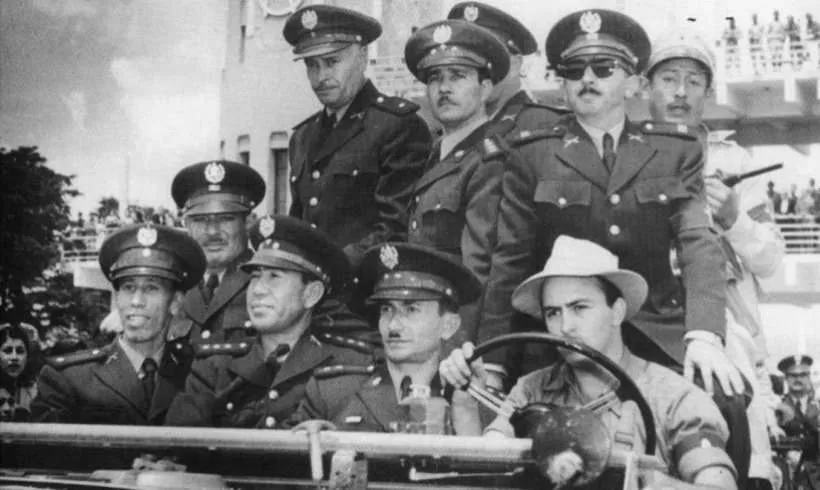
#> input picture assets/originales/original_IMG_3326.webp, 820 x 490 px; its folder holds 3 pictures in this run
$ python web_assets.py
#> lines starting #> are read from the running program, lines starting #| are printed output that depends on the picture
"""Imágenes para la web. Nada se amplía ni se inventa: resolución nativa.
Uso: python scripts/web_assets.py
- Bordes: quita marcos uniformes (capturas con bordes grises o blancos) y las líneas finas que dejan los escaneos
  en el canto; después recorta un margen mínimo de seguridad para que ningún borde quede sucio.
- Fotos: blanco y negro con un virado cálido muy leve. Documentos: color de papel natural, algo desaturado.
- Profundidad (_d): mapa de Depth Anything V2 (scripts/da_base.onnx) suavizado, para el relieve sutil de las fotos.
- Prensa Libre: recorte de prensa bajo el titular (la marca de agua de la hemeroteca queda fuera).
- multitud (último folio): capa del sujeto y fondo rellenado para el paralaje, más fondo desenfocado.
- p_*: copias para el muro de archivo de la portada (imágenes que no salen en las diapositivas).
Salida: web/img/*.webp y web/img/medidas.json
"""
import json, pathlib, hashlib
import numpy as np, cv2
from PIL import Image, ImageOps, ImageFilter

root = pathlib.Path(__file__).resolve().parent.parent
O, X, P = root / 'assets' / 'originales', root / 'assets' / 'externas', root / 'assets' / 'procesadas'
V2 = O / 'v2'
cache = root / 'assets' / 'hd'; cache.mkdir(parents=True, exist_ok=True)
out = root / 'web' / 'img'; out.mkdir(parents=True, exist_ok=True)
for f in out.glob('*'): f.unlink()

def trim(im, tol=7, maxf=.12):
    """Quita bordes uniformes (marcos de captura) por cada lado."""
    a = np.asarray(im.convert('L')).astype(np.float32); h, w = a.shape
    def uniform(line): return line.std() < tol
    t, b, l, r = 0, h, 0, w
    while t < h * maxf and uniform(a[t, l:r]): t += 1
    while b > h * (1 - maxf) and uniform(a[b - 1, l:r]): b -= 1
    while l < w * maxf and uniform(a[t:b, l]): l += 1
    while r > w * (1 - maxf) and uniform(a[t:b, r - 1]): r -= 1
    return im.crop((l, t, r, b))

def edges(im, maxf=.045, jump=20, extra=.009):
    """Líneas y bandas en el canto (filo del papel, sombra del escáner): se corta tras el último salto brusco
    cerca del borde y luego un margen fijo pequeño."""
    a = np.asarray(im.convert('L')).astype(np.float32); h, w = a.shape
    def cut(prof):
        n = len(prof); lim = max(3, int(n * maxf)); c = 0
        for i in range(lim):
            if abs(prof[i] - prof[min(n - 1, i + 3)]) > jump: c = i + 3
        return c
    rows, cols = a[:, int(w * .1):int(w * .9)].mean(1), a[int(h * .1):int(h * .9), :].mean(0)
    t, b = cut(rows), cut(rows[::-1]); l, r = cut(cols), cut(cols[::-1])
    ex, ey = round(w * extra), round(h * extra)
    return im.crop((l + ex, t + ey, w - r - ex, h - b - ey))

def mono(im, cutoff=.3):
    g = ImageOps.autocontrast(im.convert('L'), cutoff=cutoff)
    l = np.asarray(g).astype(np.float32) / 255
    return (np.clip(np.stack([l, l * .978 + .004, l * .94 + .01], -1), 0, 1) * 255).astype(np.uint8)

def paper(im, sat=.55):
    a = np.asarray(im.convert('RGB')).astype(np.float32)
    g = a.mean(-1, keepdims=True); return np.clip(g + (a - g) * sat, 0, 255).astype(np.uint8)

def save(arr, name, q=92, alpha=None):
    im = Image.fromarray(arr) if alpha is None else Image.fromarray(np.dstack([arr, alpha]), 'RGBA')
    im.save(out / f'{name}.webp', 'WEBP', quality=q, method=6); return im.size

# ---------- profundidad ----------
_sess = None
def depth_map(rgb, name):
    """Profundidad inversa 0..1 (1 = cerca), suavizada y ensanchada hacia delante para que el relieve no rasgue."""
    key = hashlib.md5(rgb.tobytes()).hexdigest()[:12]; cf = cache / f'{name}_{key}.npy'
    if cf.exists(): d = np.load(cf)
    else:
        global _sess
        if _sess is None:
            import onnxruntime as ort
            _sess = ort.InferenceSession(str(root / 'scripts' / 'da_base.onnx'), providers=['CPUExecutionProvider'])
        g = cv2.cvtColor(rgb, cv2.COLOR_RGB2GRAY); h, w = g.shape; d = np.zeros((h, w), np.float32)
        for long in (518, 770):
            s = long / max(h, w); H = max(14, round(h * s / 14) * 14); W = max(14, round(w * s / 14) * 14)
            x = cv2.resize(np.stack([g] * 3, -1), (W, H), interpolation=cv2.INTER_AREA).astype(np.float32) / 255
            x = ((x - [0.485, 0.456, 0.406]) / [0.229, 0.224, 0.225]).transpose(2, 0, 1)[None].astype(np.float32)
            r = _sess.run(None, {_sess.get_inputs()[0].name: x})[0].squeeze()
            r = (r - np.percentile(r, 2)) / (np.percentile(r, 99) - np.percentile(r, 2) + 1e-6)
            d += cv2.resize(np.clip(r, 0, 1).astype(np.float32), (w, h), interpolation=cv2.INTER_CUBIC)
        d /= 2; np.save(cf, d)
    h, w = d.shape; s = 512 / max(h, w); size = (max(8, round(w * s)), max(8, round(h * s)))
    d = cv2.resize(d, size, interpolation=cv2.INTER_AREA)
    d = cv2.bilateralFilter(d.astype(np.float32), 9, .1, 6)
    k = max(3, round(min(size) * .018)) | 1
    d = cv2.dilate(d, cv2.getStructuringElement(cv2.MORPH_ELLIPSE, (k, k)))   # el primer plano se ensancha un poco
    d = cv2.GaussianBlur(d, (0, 0), min(size) * .012)
    d = (d - d.min()) / (d.max() - d.min() + 1e-6)
    Image.fromarray((d * 255).astype(np.uint8)).save(out / f'{name}_d.webp', 'WEBP', quality=90, method=6)

sizes = {}
def photo(name, src, crop=None, q=88, depth=True, blur=0, maxside=None):
    im = Image.open(src).convert('RGB')
    if crop: im = im.crop(crop)
    im = edges(trim(im))
    if blur: im = im.filter(ImageFilter.GaussianBlur(blur))   # destramado leve de fotos impresas en semitono
    if maxside and max(im.size) > maxside: im.thumbnail((maxside, maxside), Image.LANCZOS)
    arr = mono(im); sizes[name] = save(arr, name, q)
    if depth: depth_map(arr, name)
    return im

def doc(name, src, crop=None, sat=.55, q=92, clean=True):
    im = Image.open(src).convert('RGB')
    if crop: im = im.crop(crop)
    im = trim(im)
    if clean: im = edges(im, extra=.004)
    sizes[name] = save(paper(im, sat), name, q); return im

# --- fotografías de las diapositivas (con relieve) ---
photo('jeep', O / 'original_IMG_3326.webp')
#> in photo, im is the input picture: PIL image 820x490 RGB; mean R, G, B 124.5, 124.5, 124.5
#> after the loop in trim, `while t < h * maxf and uniform(a[t, l:r]): t += 1`: t = 0
#> after the loop in trim, `while b > h * (1 - maxf) and uniform(a[b - 1, l:r]): b -= 1`: b = 490
#> after the loop in trim, `while l < w * maxf and uniform(a[t:b, l]): l += 1`: l = 0
#> after the loop in trim, `while r > w * (1 - maxf) and uniform(a[t:b, r - 1]): r -= 1`: r = 820
#> in edges, `rows, cols = a[:, int(w * .1):int(w * .9)].mean(1), a[int(h * .1):int(..`: rows = 490 values, max 214.1 at index 0, min 78.93 at index 467, mean 122.1; cols = 820 values, max 200.4 at index 766, min 56.85 at index 0, mean 121.6
#> in cut, `n = len(prof)`: n = 490
#> in cut, `lim = max(3, int(n * maxf))`: lim = 22
#> in edges, `t, b = (cut(rows), cut(rows[::-1]))`: t = 0; b = 18
#> in edges, `l, r = (cut(cols), cut(cols[::-1]))`: l = 0
#> in depth_map, `key = hashlib.md5(rgb.tobytes()).hexdigest()[:12]`: key = 'f73d6ac62249'
#> (the call stopped at in depth_map, `_sess = ort.InferenceSession(str(root / 'scripts' / 'da_base.onnx'), p..`: onnxruntime is not available in this run)
photo('castillo', X / 'castillo_oficial.jpg', blur=.6, maxside=1700)
#> call 2 of photo, with name = 'castillo', q = 88, depth = True, blur = 0.6, maxside = 1700
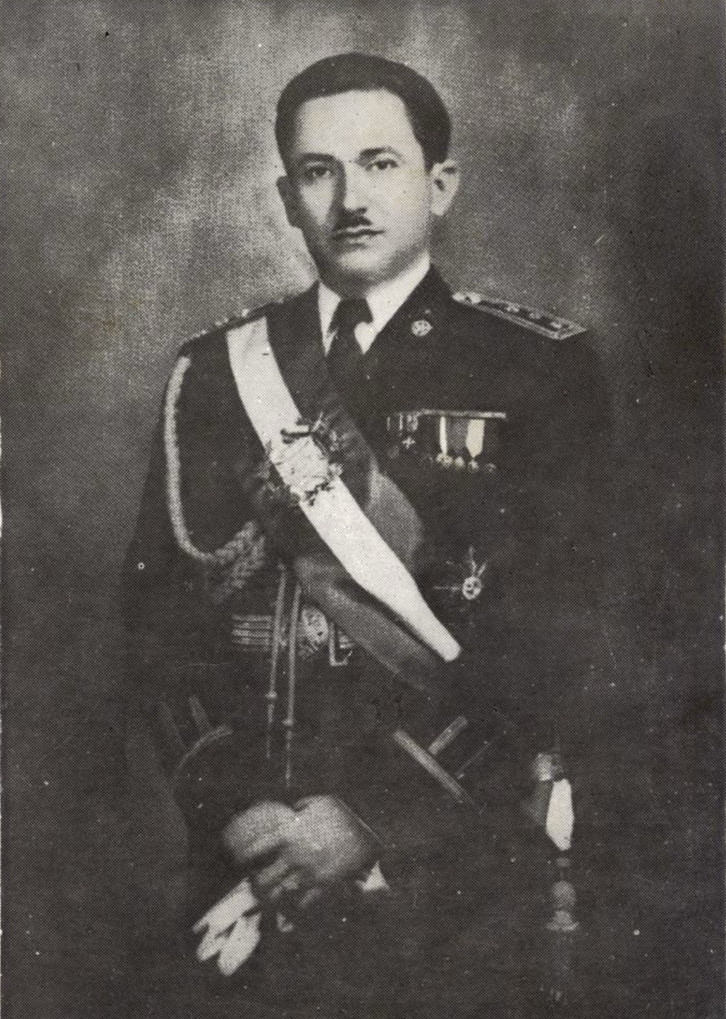
#> input picture assets/externas/castillo_oficial.jpg, 1452 x 2038 px (shown at 1/2 size)
#> in photo, im is the input picture: PIL image 1452x2038 RGB; mean R, G, B 86.9, 82.8, 79.2
#> call 2 of mono, with cutoff = 0.3
#> in mono (call 2), `g = ImageOps.autocontrast(im.convert('L'), cutoff=cutoff)`:
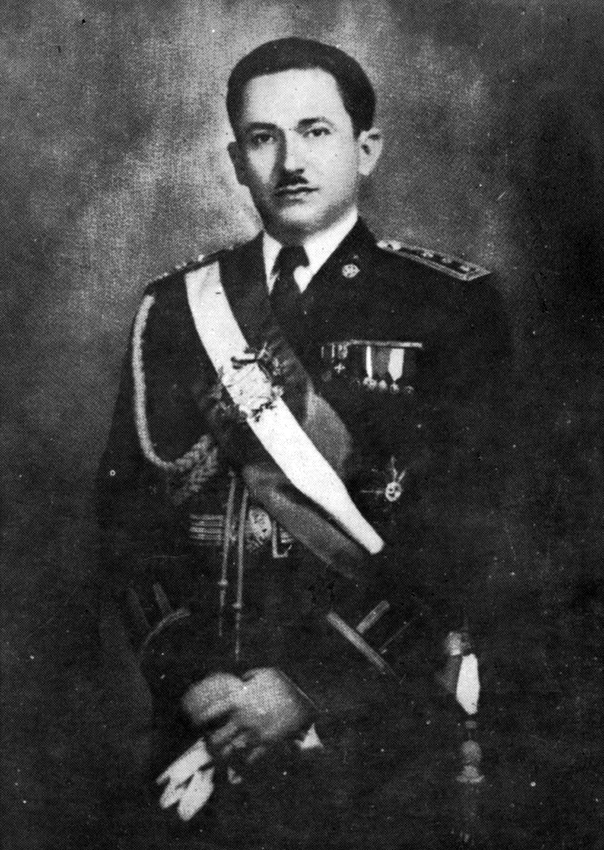
#> g: PIL image 1207x1700 L (shown at 1/2 size); min 0, max 255, mean 62.8
#> (the call stopped at in depth_map, `_sess = ort.InferenceSession(str(root / 'scripts' / 'da_base.onnx'), p..`: onnxruntime is not available in this run)
photo('posesion', X / 'arbenz_posesion.jpg')        # Arévalo saluda a Árbenz en su toma de posesión, 1951
#> call 3 of photo, with name = 'posesion', q = 88, depth = True, blur = 0
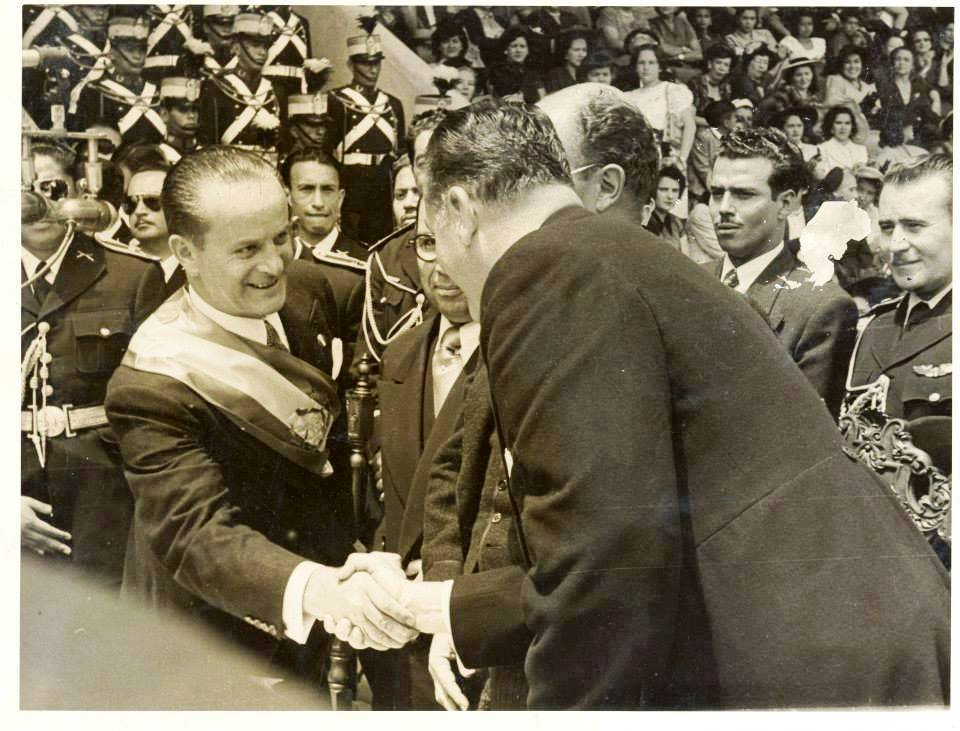
#> input picture assets/externas/arbenz_posesion.jpg, 960 x 731 px
#> in photo, im is the input picture: PIL image 960x731 RGB; mean R, G, B 119.3, 110.7, 89.6
#> call 3 of edges, with maxf = 0.045, jump = 20, extra = 0.009
#> in edges (call 3), `a = np.asarray(im.convert('L')).astype(np.float32)`:
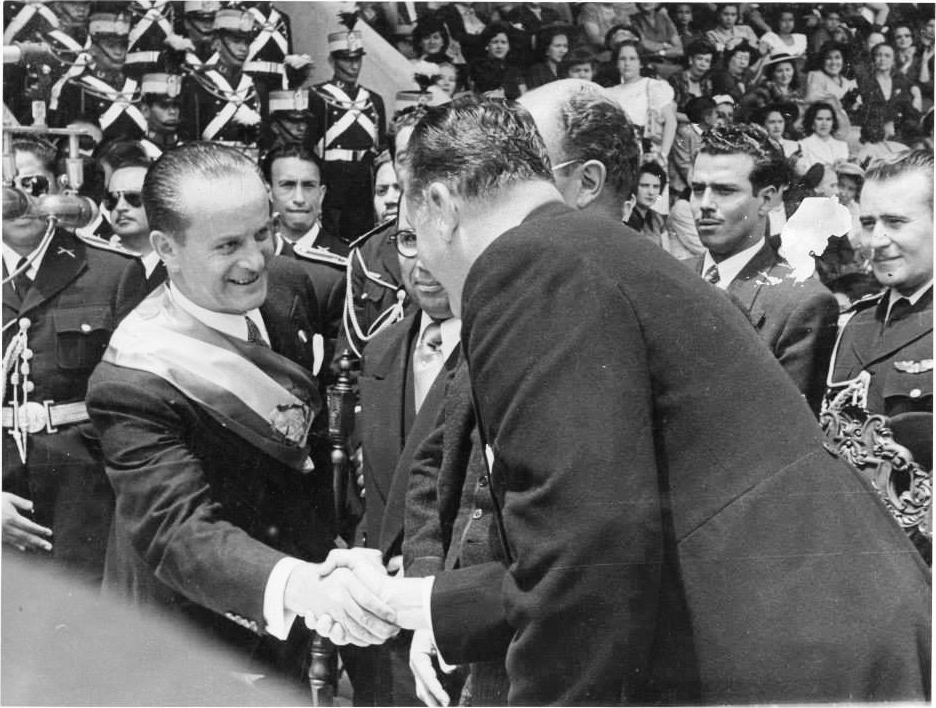
#> a: shape (708, 936) float32; min 3, max 255, mean 102.4
#> in edges (call 3), `rows, cols = a[:, int(w * .1):int(w * .9)].mean(1), a[int(h * .1):int(..`: rows = 708 values, max 239.5 at index 707, min 60.93 at index 498, mean 99.24; cols = 936 values, max 252.7 at index 935, min 68.76 at index 324, mean 103.1
#> in edges (call 3), `t, b = (cut(rows), cut(rows[::-1]))`: t = 5; b = 4
#> in edges (call 3), `l, r = (cut(cols), cut(cols[::-1]))`: l = 5; r = 6
#> call 3 of mono, with cutoff = 0.3
#> in mono (call 3), `g = ImageOps.autocontrast(im.convert('L'), cutoff=cutoff)`:
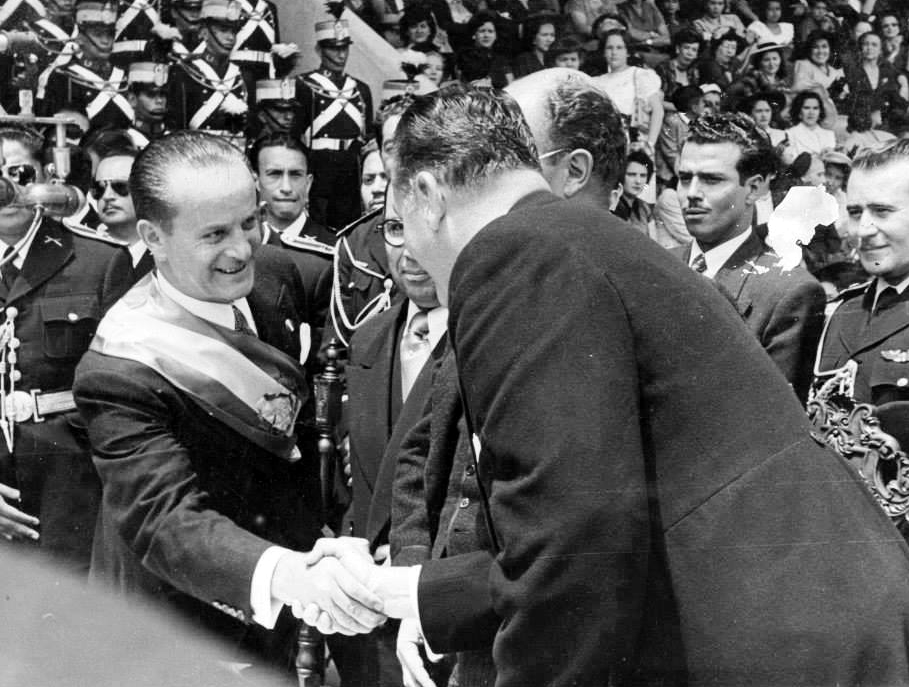
#> g: PIL image 909x687 L; min 0, max 255, mean 94.3
#> (the call stopped at in depth_map, `_sess = ort.InferenceSession(str(root / 'scripts' / 'da_base.onnx'), p..`: onnxruntime is not available in this run)
photo('discurso', X / 'castillo_discurso.png')      # fotograma de noticiero (Archivos Nacionales de EE. UU.)
#> call 4 of photo, with name = 'discurso', q = 88, depth = True, blur = 0
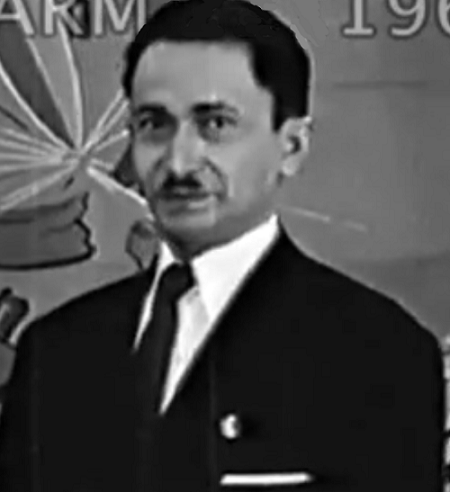
#> input picture assets/externas/castillo_discurso.png, 450 x 492 px
#> in photo, im is the input picture: PIL image 450x492 RGB; mean R, G, B 75.2, 75.2, 75.2
#> call 4 of edges, with maxf = 0.045, jump = 20, extra = 0.009
#> in edges (call 4), `rows, cols = a[:, int(w * .1):int(w * .9)].mean(1), a[int(h * .1):int(..`: rows = 492 values, max 133.7 at index 149, min 16.46 at index 470, mean 75.61; cols = 450 values, max 124.5 at index 211, min 42.68 at index 280, mean 79.98
#> in edges (call 4), `t, b = (cut(rows), cut(rows[::-1]))`: t = 0; b = 20
#> in edges (call 4), `l, r = (cut(cols), cut(cols[::-1]))`: l = 0
#> in edges (call 4), `return im.crop((l + ex, t + ey, w - r - ex, h - b - ey))`:
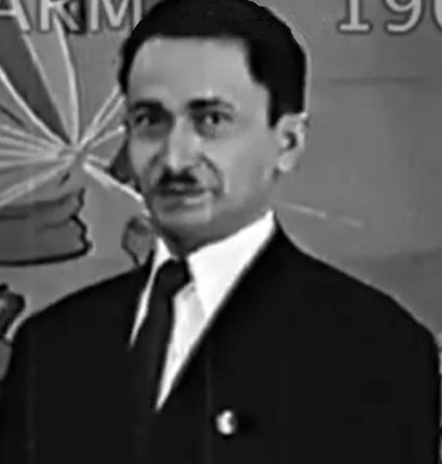
#> returned value: PIL image 442x464 RGB; mean R, G, B 76.9, 76.9, 76.9
#> (the call stopped at in depth_map, `_sess = ort.InferenceSession(str(root / 'scripts' / 'da_base.onnx'), p..`: onnxruntime is not available in this run)
#> (the run stopped early here; a loop or call above may not have finished)
